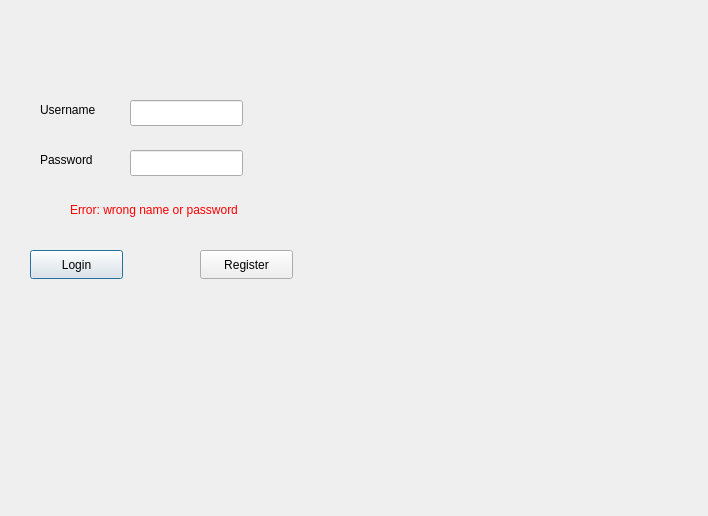
<?xml version="1.0" encoding="UTF-8"?>
<ui version="4.0">
 <class>loginwidow</class>
 <widget class="QDialog" name="loginwidow">
  <property name="geometry">
   <rect>
    <x>0</x>
    <y>0</y>
    <width>708</width>
    <height>516</height>
   </rect>
  </property>
  <property name="windowTitle">
   <string>Dialog</string>
  </property>
  <widget class="QLabel" name="Username_label">
   <property name="geometry">
    <rect>
     <x>40</x>
     <y>100</y>
     <width>63</width>
     <height>20</height>
    </rect>
   </property>
   <property name="text">
    <string>Username</string>
   </property>
  </widget>
  <widget class="QLabel" name="Password_label_2">
   <property name="geometry">
    <rect>
     <x>40</x>
     <y>150</y>
     <width>63</width>
     <height>20</height>
    </rect>
   </property>
   <property name="text">
    <string>Password</string>
   </property>
  </widget>
  <widget class="QPushButton" name="login_pushButton">
   <property name="geometry">
    <rect>
     <x>30</x>
     <y>250</y>
     <width>93</width>
     <height>29</height>
    </rect>
   </property>
   <property name="text">
    <string>Login</string>
   </property>
  </widget>
  <widget class="QPushButton" name="Register_pushButton_2">
   <property name="geometry">
    <rect>
     <x>200</x>
     <y>250</y>
     <width>93</width>
     <height>29</height>
    </rect>
   </property>
   <property name="text">
    <string>Register</string>
   </property>
  </widget>
  <widget class="QLineEdit" name="lineEdit_user">
   <property name="geometry">
    <rect>
     <x>130</x>
     <y>100</y>
     <width>113</width>
     <height>26</height>
    </rect>
   </property>
  </widget>
  <widget class="QLineEdit" name="lineEdit_password">
   <property name="geometry">
    <rect>
     <x>130</x>
     <y>150</y>
     <width>113</width>
     <height>26</height>
    </rect>
   </property>
  </widget>
  <widget class="QLabel" name="Error_label">
   <property name="geometry">
    <rect>
     <x>70</x>
     <y>200</y>
     <width>231</width>
     <height>20</height>
    </rect>
   </property>
   <property name="text">
    <string>&lt;html&gt;&lt;head/&gt;&lt;body&gt;&lt;p&gt;&lt;span style=&quot; color:#ff0000;&quot;&gt;Error: wrong name or password&lt;/span&gt;&lt;/p&gt;&lt;/body&gt;&lt;/html&gt;</string>
   </property>
  </widget>
  <widget class="QLabel" name="label_userout">
   <property name="enabled">
    <bool>true</bool>
   </property>
   <property name="geometry">
    <rect>
     <x>290</x>
     <y>100</y>
     <width>191</width>
     <height>20</height>
    </rect>
   </property>
   <property name="autoFillBackground">
    <bool>false</bool>
   </property>
  </widget>
 </widget>
 <resources/>
 <connections/>
</ui>
